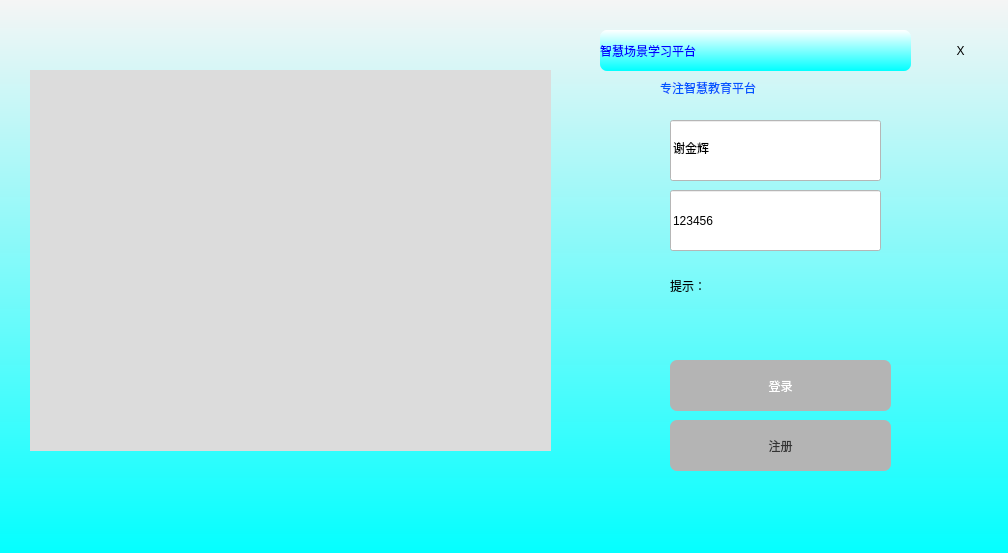
<?xml version="1.0" encoding="UTF-8"?>
<ui version="4.0">
 <class>LoginWindow</class>
 <widget class="QMainWindow" name="LoginWindow">
  <property name="enabled">
   <bool>true</bool>
  </property>
  <property name="geometry">
   <rect>
    <x>0</x>
    <y>0</y>
    <width>1008</width>
    <height>553</height>
   </rect>
  </property>
  <property name="windowTitle">
   <string>LoginWindow</string>
  </property>
  <property name="styleSheet">
   <string notr="true">background-color: rgb(180, 180, 180);</string>
  </property>
  <widget class="QWidget" name="centralwidget">
   <widget class="QLabel" name="labelCamera">
    <property name="geometry">
     <rect>
      <x>30</x>
      <y>70</y>
      <width>521</width>
      <height>381</height>
     </rect>
    </property>
    <property name="autoFillBackground">
     <bool>false</bool>
    </property>
    <property name="styleSheet">
     <string notr="true">background-color: gainsboro;
border-image: url(:/new/prefix1/image/login_image.jpg);
</string>
    </property>
    <property name="text">
     <string/>
    </property>
   </widget>
   <widget class="QLabel" name="label_2">
    <property name="geometry">
     <rect>
      <x>600</x>
      <y>30</y>
      <width>311</width>
      <height>41</height>
     </rect>
    </property>
    <property name="styleSheet">
     <string notr="true">font: 75 28pt &quot;Arial&quot;;
color: rgb(0, 0, 255);
background-color: qlineargradient(spread:pad, x1:0, y1:0, x2:0, y2:1, stop:0 rgba(255, 255,255,  255), stop:1 rgba( 0, 255,255, 255));
border-radius:7px; </string>
    </property>
    <property name="text">
     <string>智慧场景学习平台</string>
    </property>
   </widget>
   <widget class="QLabel" name="label_3">
    <property name="geometry">
     <rect>
      <x>660</x>
      <y>80</y>
      <width>151</width>
      <height>16</height>
     </rect>
    </property>
    <property name="styleSheet">
     <string notr="true">font: 25 12pt &quot;Bahnschrift Light&quot;;
color: rgb(0, 85, 255);
background-color: rgba(255, 255, 255,0);</string>
    </property>
    <property name="text">
     <string>专注智慧教育平台</string>
    </property>
   </widget>
   <widget class="QPushButton" name="LoginBtn">
    <property name="geometry">
     <rect>
      <x>670</x>
      <y>360</y>
      <width>221</width>
      <height>51</height>
     </rect>
    </property>
    <property name="styleSheet">
     <string notr="true">

QPushButton {
    border: 1px solid #555;
	background-color: qlineargradient(spread:pad, x1:0.52, y1:1, x2:0.54, y2:0, 
stop:0.0112994 rgba(14, 145, 252, 255), 
stop:1 rgba(255, 255, 255, 255));
	color: rgb(255, 255, 255);
 
	border:0px groove gray;
	border-radius:7px;
	padding:2px 4px;
	font: 16pt &quot;Arial&quot;;
}

QPushButton:hover {
    background-color: rgb(85, 170, 0);
}

QPushButton:pressed {
    background-color: #333;
    border-color: #555;
    color: #AAA;
}

QPushButton:disabled {
   color: #333333;
}
</string>
    </property>
    <property name="text">
     <string>登录</string>
    </property>
   </widget>
   <widget class="QPushButton" name="SignupBtn">
    <property name="enabled">
     <bool>false</bool>
    </property>
    <property name="geometry">
     <rect>
      <x>670</x>
      <y>420</y>
      <width>221</width>
      <height>51</height>
     </rect>
    </property>
    <property name="styleSheet">
     <string notr="true">

QPushButton {
    border: 1px solid #555;
	background-color: qlineargradient(spread:pad, x1:0.52, y1:1, x2:0.54, y2:0, 
stop:0.0112994 rgba(14, 145, 252, 255), 
stop:1 rgba(255, 255, 255, 255));
	color: rgb(255, 255, 255);
 
	border:0px groove gray;border-radius:
7px;padding:2px 4px;
	font: 16pt &quot;Arial&quot;;
}

QPushButton:hover {
    background-color: rgb(85, 170, 0);
}

QPushButton:pressed {
    background-color: #333;
    border-color: #555;
    color: #AAA;
}

QPushButton:disabled {
   color: #333333;
}</string>
    </property>
    <property name="text">
     <string>注册</string>
    </property>
   </widget>
   <widget class="QPushButton" name="btn_close">
    <property name="geometry">
     <rect>
      <x>930</x>
      <y>20</y>
      <width>61</width>
      <height>61</height>
     </rect>
    </property>
    <property name="styleSheet">
     <string notr="true">

QPushButton {
background-color: rgba(0, 0, 0,0);
color: rgb(0, 0, 0);
	font: 16pt &quot;Arial&quot;;
border-radius:7px; 

}

QPushButton:hover {
    background-color: rgb(190, 30, 0);
}

QPushButton:pressed {
    background-color: #333;
    border-color: #555;
    color: #AAA;
}

QPushButton:disabled {
   color: #333333;
}

</string>
    </property>
    <property name="text">
     <string>X</string>
    </property>
   </widget>
   <widget class="QLineEdit" name="textEditUserName">
    <property name="geometry">
     <rect>
      <x>670</x>
      <y>120</y>
      <width>211</width>
      <height>61</height>
     </rect>
    </property>
    <property name="styleSheet">
     <string notr="true">font: 16pt &quot;Arial&quot;;
background-color: rgb(255, 255, 255);</string>
    </property>
    <property name="text">
     <string>谢金辉</string>
    </property>
    <property name="placeholderText">
     <string>userName</string>
    </property>
   </widget>
   <widget class="QLineEdit" name="textEditPassWord">
    <property name="geometry">
     <rect>
      <x>670</x>
      <y>190</y>
      <width>211</width>
      <height>61</height>
     </rect>
    </property>
    <property name="styleSheet">
     <string notr="true">font: 16pt &quot;Arial&quot;;
background-color: rgb(255, 255, 255);</string>
    </property>
    <property name="text">
     <string>123456</string>
    </property>
    <property name="placeholderText">
     <string>passWord</string>
    </property>
   </widget>
   <widget class="QLabel" name="labelTip">
    <property name="geometry">
     <rect>
      <x>670</x>
      <y>270</y>
      <width>321</width>
      <height>31</height>
     </rect>
    </property>
    <property name="styleSheet">
     <string notr="true">background-color: rgba(255, 255, 255,0);
border-radius:7px; </string>
    </property>
    <property name="text">
     <string>提示：</string>
    </property>
   </widget>
   <widget class="QLabel" name="label">
    <property name="geometry">
     <rect>
      <x>0</x>
      <y>0</y>
      <width>1011</width>
      <height>561</height>
     </rect>
    </property>
    <property name="styleSheet">
     <string notr="true">background-color: qlineargradient(spread:pad, x1:0, y1:0, x2:0, y2:1, stop:0 rgba(245, 245,245,  255), stop:1 rgba( 0, 255,255, 255));</string>
    </property>
    <property name="text">
     <string/>
    </property>
   </widget>
   <zorder>label</zorder>
   <zorder>labelCamera</zorder>
   <zorder>label_2</zorder>
   <zorder>label_3</zorder>
   <zorder>LoginBtn</zorder>
   <zorder>SignupBtn</zorder>
   <zorder>btn_close</zorder>
   <zorder>textEditUserName</zorder>
   <zorder>textEditPassWord</zorder>
   <zorder>labelTip</zorder>
  </widget>
 </widget>
 <resources/>
 <connections/>
</ui>
